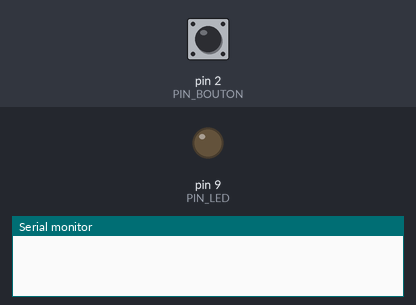
The sketch below on a simulated Arduino Uno, built with avr-gcc and run on an emulated ATmega328P. Shown: output pins drawn as LEDs (lit = HIGH), the last lines printed to the serial monitor. The inputs (shaded band) are chosen by the test bench; at power-on: pin 2 (PIN_BOUTON) HIGH.

Above: at 1.2 s.
1.3 s: pin 2 (PIN_BOUTON) pulled LOW for 0.15 s
At 1.9 s:
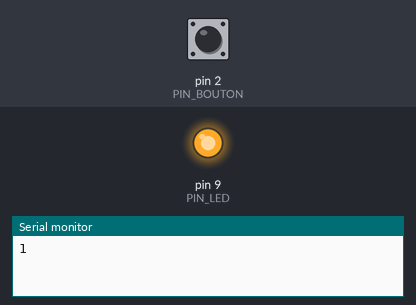
2.9 s: pin 2 (PIN_BOUTON) pulled LOW for 1 s
At 4.3 s:
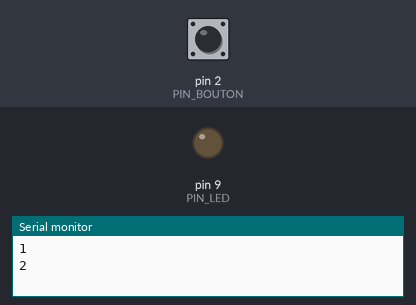
5.4 s: pin 2 (PIN_BOUTON) pulled LOW for 3.2 s
At 6.2 s:
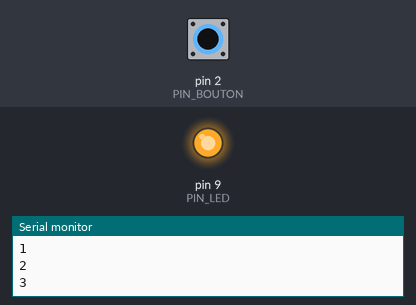
Timing chart, 0 to 8.4 s (numbered marks = the images above; inputs shaded):
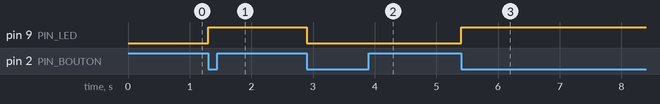

The sketch:

compteur_antirebond.ino
```cpp
const byte PIN_BOUTON = 2;
const byte PIN_LED = 9;

int compteur = 0;
bool avant = HIGH;
unsigned long dernier = 0;

void setup() {
  pinMode(PIN_BOUTON, INPUT_PULLUP);
  pinMode(PIN_LED, OUTPUT);
  Serial.begin(9600);
}

void loop() {
  bool etat = digitalRead(PIN_BOUTON);
  if (etat != avant) {
    if (etat == LOW && millis() - dernier > 50) {
      compteur++;
      digitalWrite(PIN_LED, compteur % 2);
      Serial.println(compteur);
    }
    dernier = millis();
    avant = etat;
  }
}
```

Measured:
- after the input at 1.3 s, pin 9 (PIN_LED): LOW → HIGH at once
- after the input at 2.9 s, pin 9 (PIN_LED): HIGH → LOW at once
- after the input at 5.4 s, pin 9 (PIN_LED): LOW → HIGH at once
